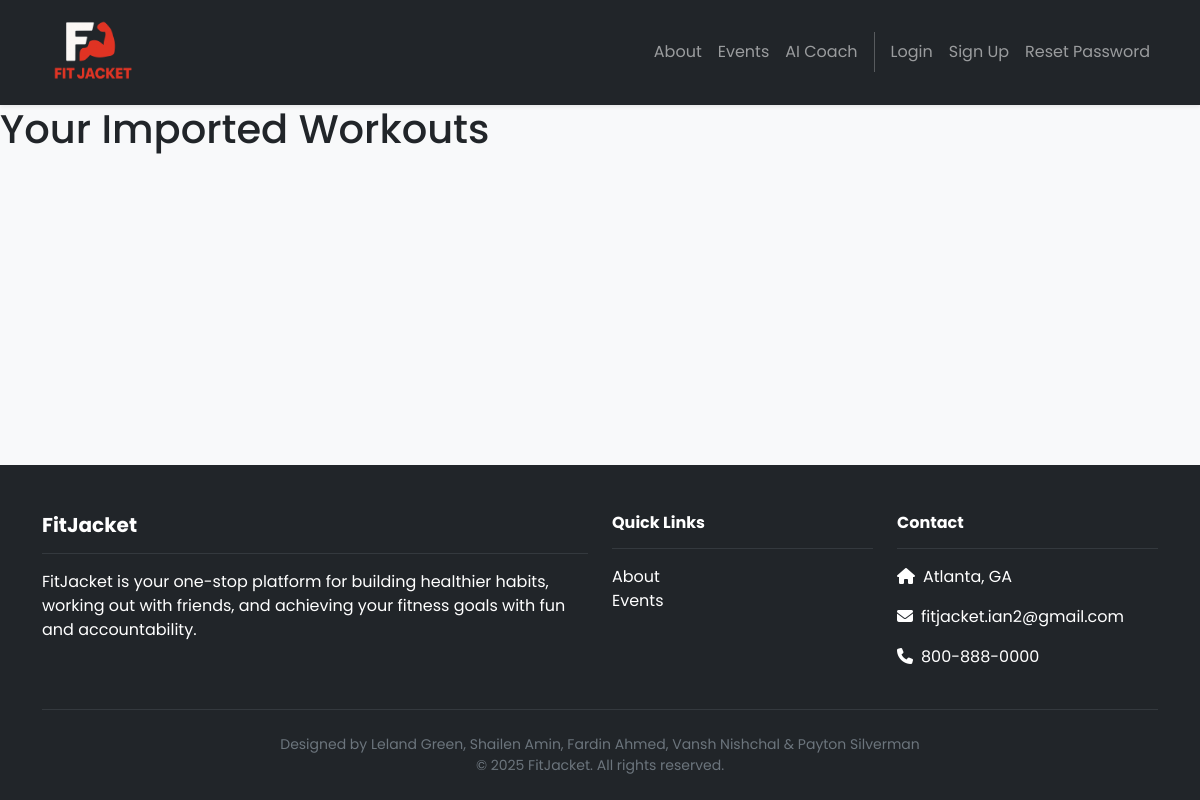
/strava/workouts/, run on an earlier commit of the app's database.
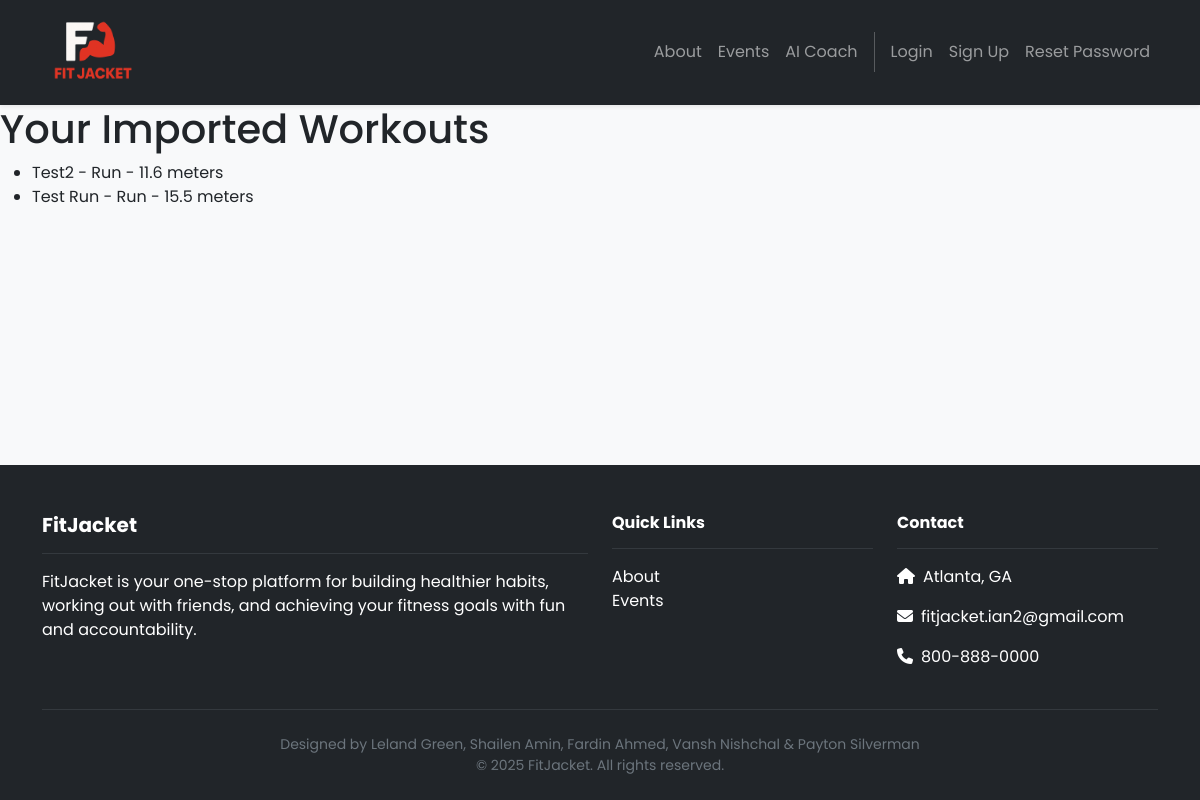
And on a later commit of the database.
### strava/models.py (models this page shows)
class StravaActivity(models.Model):
    user = models.ForeignKey(User, on_delete=models.CASCADE, null=True)
    name = models.CharField(max_length=255)
    activity_type = models.CharField(max_length=100)
    distance = models.FloatField()
    moving_time = models.IntegerField()  # in seconds
    date = models.DateTimeField()
    strava_id = models.BigIntegerField(null=True)
    class Meta:
        unique_together = ('user', 'strava_id')

### strava/views.py (the view)
# urls.py: path('workouts/', views.show_workouts, name='strava.workouts'),
def show_workouts(request):
    workouts = StravaActivity.objects.all()  # Get all imported workouts
    return render(request, 'strava/show_workouts.html', {'workouts': workouts})

### accounts/context_processors.py (called while the page is built)
def admin_group(request):
    if request.user.is_authenticated:
        is_admin = request.user.groups.filter(name='admin').exists()
    else:
        is_admin = False
    return {'is_admin': is_admin}

### friends/context_processors.py (called while the page is built)
def user_groups(request):
    if request.user.is_authenticated:
        groups = WorkoutGroup.objects.filter(groupmember__user=request.user)
    else:
        groups = []
    return {'user_groups': groups}

### strava/templates/strava/show_workouts.html
{% extends 'base.html' %}
{% block content %}
<h1>Your Imported Workouts</h1>
<ul>
{% for workout in workouts %}
    <li>{{ workout.name }} - {{ workout.activity_type }} - {{ workout.distance }} meters</li>
{% endfor %}
</ul>
{% endblock %}

### FitJacket/templates/base.html (shortened to what this page needs)
<!DOCTYPE html>
<html>
  {% load static %}
  <head>
    <link href="https://cdn.jsdelivr.net/npm/bootstrap@5.3.3/dist/css/bootstrap.min.css" rel="stylesheet">
    <link rel="stylesheet" href="https://cdnjs.cloudflare.com/ajax/libs/font-awesome/6.4.0/css/all.min.css">
    <link rel="stylesheet" type="text/css" href="{% static 'css/style.css' %}">
  </head>
  <body>
    <nav class="navbar navbar-dark bg-dark navbar-expand-lg sticky-top shadow-sm py-2m">
      <div class="container">
        <a class="navbar-brand" href="{% url 'home.index' %}">
          <img src="{% static 'img/fitjacketlogo.png' %}" style="height:100px; width:auto;" alt="logo" />
        </a>
        <div class="collapse navbar-collapse" id="navbarNavAltMarkup">
          <div class="navbar-nav ms-auto navbar-ml">
            <a class="nav-link {% if request.path == '/about/' %}active{% endif %}" href="{% url 'home.about' %}" aria-current="{% if request.path == '/about/' %}page{% endif %}">About</a>
            <a class="nav-link {% if request.path == '/events/' %}active{% endif %}" href="{% url 'events.about' %}" aria-current="{% if request.path == '/events/' %}page{% endif %}">Events</a>
            <a class="nav-link" href="{% url 'ai_coach:home' %}">AI Coach</a>
            {% if user.is_authenticated %}
              <a class="nav-link {% if request.path == '/dashboard/' %}active{% endif %}" href="{% url 'Dashboard' %}" aria-current="{% if request.path == '/dashboard/' %}page{% endif %}">Dashboard</a>
              <a class="nav-link" href="{% url 'friends:userList' %}">Friends/Workout Groups</a>
              <a class="nav-link" href="{% url 'strava.import' %}">Strava Integration</a>
              {% if is_admin %}
                <a class="nav-link" href="{% url 'administratorPanel.emailUsers' %}">Email Users</a>
              {% endif %}
              <li class="nav-item dropdown">
                <a class="nav-link dropdown-toggle" href="#" role="button" data-bs-toggle="dropdown">
                  <i class="bi bi-person-circle me-1"></i> {{ user.username }}
                </a>
                <ul class="dropdown-menu dropdown-menu-end">
                  <li><a class="dropdown-item" href="{% url 'Dashboard' %}">Dashboard</a></li>
                  <li><a class="dropdown-item" href="{% url 'accounts.logout' %}">Logout</a></li>
                </ul>
              </li>
            {% else %}
              <a class="nav-link" href="{% url 'accounts.login' %}">Login</a>
              <a class="nav-link" href="{% url 'accounts.signup' %}">Sign Up</a>
              <a class="nav-link" href="{% url 'accounts.resetPassword' %}">Reset Password</a>
            {% endif %}
          </div>
        </div>
      </div>
    </nav>
    <div class="main-content" style="height: 80vh;">
      {% block content %}
      {% endblock content %}
    </div>
    <footer class="bg-dark text-white pt-5 pb-4 mt-auto">
      <div class="container">
        <div class="row g-4">
          <div class="col-md-6">
            <h5 class="fw-bold">FitJacket</h5>
            <hr class="border-secondary">
            <p>FitJacket is your one-stop platform for building healthier habits, working out with friends, and achieving your fitness goals with fun and accountability.</p>
          </div>
          <div class="col-md-3">
            <h6 class="fw-bold">Quick Links</h6>
            <hr class="border-secondary">
            <ul class="list-unstyled">
              <li><a href="{% url 'home.about' %}" class="text-white text-decoration-none">About</a></li>
              <li><a href="{% url 'events.about' %}" class="text-white text-decoration-none">Events</a></li>
            </ul>
          </div>
          <div class="col-md-3">
            <h6 class="fw-bold">Contact</h6>
            <hr class="border-secondary">
            <p><i class="fas fa-home me-2"></i>Atlanta, GA</p>
            <p><i class="fas fa-envelope me-2"></i>fitjacket.ian2@gmail.com</p>
            <p><i class="fas fa-phone me-2"></i>800-888-0000</p>
          </div>
        </div>
        <hr class="border-secondary my-4">
        <div class="text-center small" style="color: #6c757d;">
          Designed by Leland Green, Shailen Amin, Fardin Ahmed, Vansh Nishchal & Payton Silverman<br>
          © 2025 FitJacket. All rights reserved.
        </div>
      </div>
    </footer>
  </body>
</html>

### FitJacket/static/css/style.css (style rules this page uses)
body { font-family: 'Poppins', sans-serif; background-color: #f8f9fa; min-height: 100vh; display: flex; flex-direction: column; }
.main-content { flex: 1; }
.navbar { box-shadow: 0 2px 4px rgba(0,0,0,0.1); min-height: 60px; align-items: center; }
nav.navbar { padding-top: 0.15rem; padding-bottom: 0.15rem; }
.navbar-brand { position: relative; overflow: visible; padding-top: 0; padding-bottom: 0; }
.navbar-brand img { height: 100px !important; width: auto !important; transition: transform 0.2s; }
.nav-link { position: relative; transition: color 0.3s; }
.nav-link:after { content: ''; position: absolute; width: 0; height: 2px; bottom: 0; left: 0; background-color: #6ab43e; transition: width 0.3s; }

What changed in the data, as far as the page shows it:
added StravaActivity: name "Test2", activity_type "Run", distance "11.6"
added StravaActivity: name "Test Run", activity_type "Run", distance "15.5"
